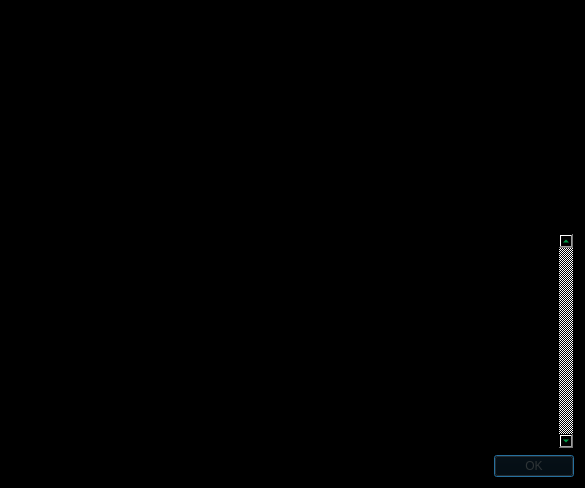
<?xml version="1.0" encoding="UTF-8"?>
<ui version="4.0">
 <class>HelpMessageDialog</class>
 <widget class="QDialog" name="HelpMessageDialog">
  <property name="geometry">
   <rect>
    <x>0</x>
    <y>0</y>
    <width>585</width>
    <height>488</height>
   </rect>
  </property>
  <property name="font">
   <font>
    <pointsize>10</pointsize>
   </font>
  </property>
  <property name="windowTitle">
   <string notr="true">XVGDG Core - Command-line options</string>
  </property>
  <property name="styleSheet">
   <string notr="true">background-color: rgb(0, 0, 0);
color: rgb(1, 248, 113);</string>
  </property>
  <layout class="QHBoxLayout" name="horizontalLayout_2">
   <item>
    <widget class="QLabel" name="graphic">
     <property name="sizePolicy">
      <sizepolicy hsizetype="Preferred" vsizetype="Ignored">
       <horstretch>0</horstretch>
       <verstretch>0</verstretch>
      </sizepolicy>
     </property>
     <property name="pixmap">
      <pixmap>:/images/about</pixmap>
     </property>
     <property name="alignment">
      <set>Qt::AlignLeading|Qt::AlignLeft|Qt::AlignTop</set>
     </property>
    </widget>
   </item>
   <item>
    <layout class="QVBoxLayout" name="verticalLayout">
     <item>
      <widget class="QTextEdit" name="helpMessage">
       <property name="readOnly">
        <bool>true</bool>
       </property>
      </widget>
     </item>
     <item>
      <widget class="QScrollArea" name="scrollArea">
       <property name="verticalScrollBarPolicy">
        <enum>Qt::ScrollBarAlwaysOn</enum>
       </property>
       <property name="widgetResizable">
        <bool>true</bool>
       </property>
       <widget class="QWidget" name="scrollAreaWidgetContents">
        <property name="geometry">
         <rect>
          <x>0</x>
          <y>0</y>
          <width>551</width>
          <height>223</height>
         </rect>
        </property>
        <layout class="QVBoxLayout" name="verticalLayout_2">
         <item>
          <widget class="QLabel" name="aboutMessage">
           <property name="cursor">
            <cursorShape>IBeamCursor</cursorShape>
           </property>
           <property name="textFormat">
            <enum>Qt::PlainText</enum>
           </property>
           <property name="alignment">
            <set>Qt::AlignLeading|Qt::AlignLeft|Qt::AlignTop</set>
           </property>
           <property name="openExternalLinks">
            <bool>true</bool>
           </property>
           <property name="textInteractionFlags">
            <set>Qt::LinksAccessibleByMouse|Qt::TextSelectableByKeyboard|Qt::TextSelectableByMouse</set>
           </property>
          </widget>
         </item>
        </layout>
       </widget>
      </widget>
     </item>
     <item>
      <widget class="QDialogButtonBox" name="okButton">
       <property name="styleSheet">
        <string notr="true">color: rgb(46, 52, 54);</string>
       </property>
       <property name="orientation">
        <enum>Qt::Horizontal</enum>
       </property>
       <property name="standardButtons">
        <set>QDialogButtonBox::Ok</set>
       </property>
      </widget>
     </item>
    </layout>
   </item>
  </layout>
 </widget>
 <resources>
  <include location="../XVGDG.qrc"/>
 </resources>
 <connections>
  <connection>
   <sender>okButton</sender>
   <signal>accepted()</signal>
   <receiver>HelpMessageDialog</receiver>
   <slot>accept()</slot>
   <hints>
    <hint type="sourcelabel">
     <x>20</x>
     <y>20</y>
    </hint>
    <hint type="destinationlabel">
     <x>20</x>
     <y>20</y>
    </hint>
   </hints>
  </connection>
  <connection>
   <sender>okButton</sender>
   <signal>rejected()</signal>
   <receiver>HelpMessageDialog</receiver>
   <slot>reject()</slot>
   <hints>
    <hint type="sourcelabel">
     <x>20</x>
     <y>20</y>
    </hint>
    <hint type="destinationlabel">
     <x>20</x>
     <y>20</y>
    </hint>
   </hints>
  </connection>
 </connections>
</ui>
